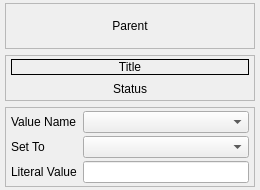
<?xml version="1.0" encoding="UTF-8"?>
<ui version="4.0">
 <class>SetNode</class>
 <widget class="QWidget" name="SetNode">
  <property name="geometry">
   <rect>
    <x>0</x>
    <y>0</y>
    <width>260</width>
    <height>190</height>
   </rect>
  </property>
  <property name="sizePolicy">
   <sizepolicy hsizetype="Fixed" vsizetype="Fixed">
    <horstretch>0</horstretch>
    <verstretch>0</verstretch>
   </sizepolicy>
  </property>
  <property name="windowTitle">
   <string>Set</string>
  </property>
  <layout class="QVBoxLayout" name="verticalLayout_2">
   <property name="leftMargin">
    <number>5</number>
   </property>
   <property name="topMargin">
    <number>3</number>
   </property>
   <property name="rightMargin">
    <number>5</number>
   </property>
   <property name="bottomMargin">
    <number>3</number>
   </property>
   <item>
    <widget class="QFrame" name="FrameParent">
     <property name="frameShape">
      <enum>QFrame::Shape::StyledPanel</enum>
     </property>
     <property name="frameShadow">
      <enum>QFrame::Shadow::Raised</enum>
     </property>
     <layout class="QVBoxLayout" name="verticalLayout_3">
      <property name="leftMargin">
       <number>5</number>
      </property>
      <property name="topMargin">
       <number>3</number>
      </property>
      <property name="rightMargin">
       <number>5</number>
      </property>
      <property name="bottomMargin">
       <number>3</number>
      </property>
      <item>
       <widget class="QLabel" name="ParentConnection">
        <property name="text">
         <string>Parent</string>
        </property>
        <property name="alignment">
         <set>Qt::AlignmentFlag::AlignCenter</set>
        </property>
       </widget>
      </item>
     </layout>
    </widget>
   </item>
   <item>
    <widget class="QFrame" name="FrameStatus">
     <property name="frameShape">
      <enum>QFrame::Shape::StyledPanel</enum>
     </property>
     <property name="frameShadow">
      <enum>QFrame::Shadow::Raised</enum>
     </property>
     <layout class="QVBoxLayout" name="verticalLayout">
      <property name="leftMargin">
       <number>5</number>
      </property>
      <property name="topMargin">
       <number>3</number>
      </property>
      <property name="rightMargin">
       <number>5</number>
      </property>
      <property name="bottomMargin">
       <number>3</number>
      </property>
      <item>
       <widget class="QLabel" name="Title">
        <property name="frameShape">
         <enum>QFrame::Shape::Box</enum>
        </property>
        <property name="text">
         <string>Title</string>
        </property>
        <property name="alignment">
         <set>Qt::AlignmentFlag::AlignCenter</set>
        </property>
       </widget>
      </item>
      <item>
       <widget class="QLabel" name="Status">
        <property name="text">
         <string>Status</string>
        </property>
        <property name="alignment">
         <set>Qt::AlignmentFlag::AlignCenter</set>
        </property>
       </widget>
      </item>
     </layout>
    </widget>
   </item>
   <item>
    <widget class="QFrame" name="FrameValues">
     <property name="frameShape">
      <enum>QFrame::Shape::StyledPanel</enum>
     </property>
     <property name="frameShadow">
      <enum>QFrame::Shadow::Raised</enum>
     </property>
     <layout class="QGridLayout" name="gridLayout">
      <property name="leftMargin">
       <number>5</number>
      </property>
      <property name="topMargin">
       <number>3</number>
      </property>
      <property name="rightMargin">
       <number>5</number>
      </property>
      <property name="bottomMargin">
       <number>3</number>
      </property>
      <property name="horizontalSpacing">
       <number>6</number>
      </property>
      <property name="verticalSpacing">
       <number>3</number>
      </property>
      <item row="0" column="0">
       <widget class="QLabel" name="ValueNameLabel">
        <property name="text">
         <string>Value Name</string>
        </property>
       </widget>
      </item>
      <item row="0" column="1">
       <widget class="QComboBox" name="ValueName">
        <property name="toolTip">
         <string>The blackboard value to set</string>
        </property>
       </widget>
      </item>
      <item row="1" column="0">
       <widget class="QLabel" name="CompareToLabel">
        <property name="text">
         <string>Set To</string>
        </property>
       </widget>
      </item>
      <item row="1" column="1">
       <widget class="QComboBox" name="CompareTo">
        <property name="toolTip">
         <string>The Literal Value, or another blackboard value of the same type whose value is copied</string>
        </property>
       </widget>
      </item>
      <item row="2" column="0">
       <widget class="QLabel" name="LiteralValueLabel">
        <property name="text">
         <string>Literal Value</string>
        </property>
       </widget>
      </item>
      <item row="2" column="1">
       <widget class="QLineEdit" name="LiteralValue"/>
      </item>
     </layout>
    </widget>
   </item>
  </layout>
 </widget>
 <resources/>
 <connections/>
</ui>
